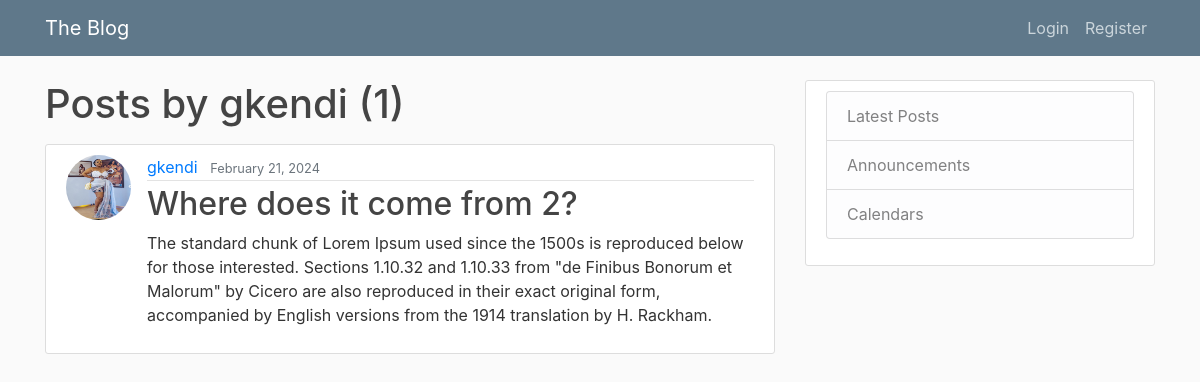
The app's page /user/gkendi, older data.
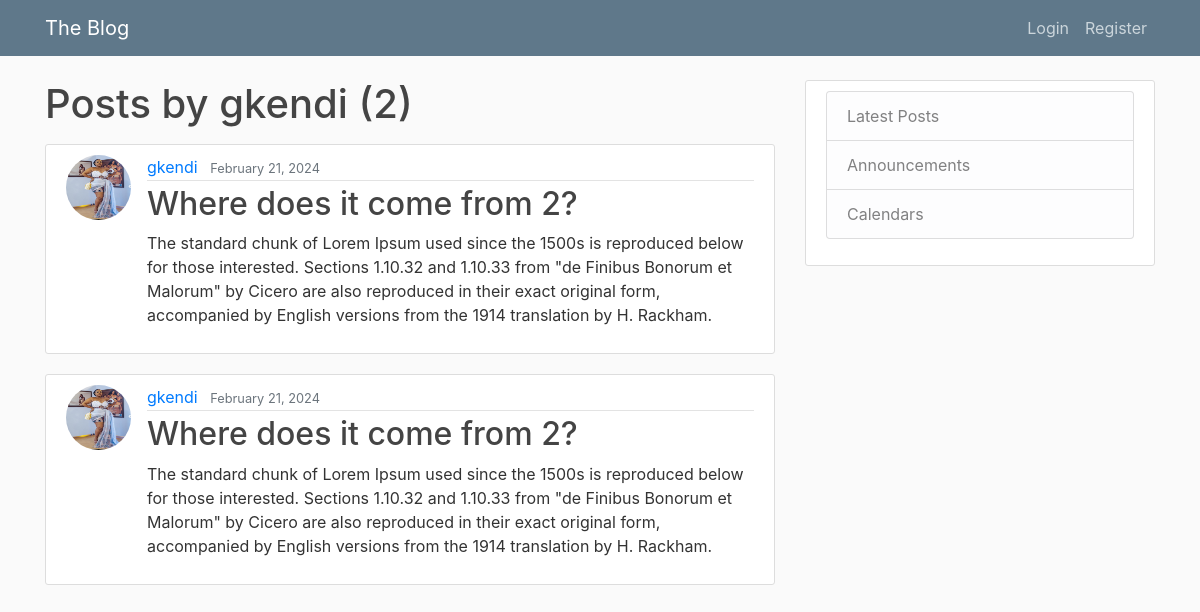
The same page, newer data.
### blogApp/models.py (models this page shows, shortened)
class Post(models.Model):
    title = models.CharField(max_length=100)
    content = models.TextField()
    date_posted = models.DateTimeField(default=timezone.now)
    author = models.ForeignKey(User, on_delete=models.CASCADE)

### users/models.py (models this page shows, shortened)
class Profile(models.Model):
    user = models.OneToOneField(User, on_delete=models.CASCADE)
    image = models.ImageField(default="default.png", upload_to="profile_pics")

### blogApp/views.py (the view)
# urls.py: path("user/<str:username>", UserPostListView.as_view(), name="user-posts"),
class UserPostListView(ListView):
    model = Post
    template_name = "blogApp/user_posts.html"
    context_object_name = "posts"
    paginate_by = 4
    def get_queryset(self):
        user = get_object_or_404(User, username=self.kwargs.get("username"))
        return Post.objects.filter(author=user).order_by("-date_posted")

### blogApp/templates/blogApp/user_posts.html (shortened to what this page needs)
{% extends "blogApp/base.html" %} {% block content %}
<h1 class="mb-3">Posts by {{ view.kwargs.username }} ({{ page_obj.paginator.count }})</h1>
{% for post in posts %}
<article class="media content-section">
  <img class="rounded-circle article-img" src="{{ post.author.profile.image.url }}">
  <div class="media-body">
    <div class="article-metadata">
      <a class="mr-2" href="{% url 'user-posts' post.author.username %}">{{ post.author }}</a>
      <small class="text-muted">{{ post.date_posted|date:'F d, Y' }}</small>
    </div>
    <h2><a class="article-title" href="{% url 'post-detail' post.id %}">{{ post.title }}</a></h2>
    <p class="article-content">{{ post.content }}</p>
  </div>
</article>
{% endfor %}
{% endblock content %}

### blogApp/templates/blogApp/base.html (shortened to what this page needs)
{% load static %}
<!DOCTYPE html>
<html lang="en">
  <head>
    <link
      rel="stylesheet"
      href="https://cdn.jsdelivr.net/npm/bootstrap@4.0.0/dist/css/bootstrap.min.css"
    />
  <link
  rel='stylesheet'
  type='text/css'
  href='{% static "blogApp/main.css" %}'
  />
  </head>
  <body>
    <header class="site-header">
      <nav class="navbar navbar-expand-md navbar-dark bg-steel fixed-top">
        <div class="container">
          <a class="navbar-brand mr-4" href="/">The Blog</a>
          <div class="collapse navbar-collapse" id="navbarToggle">
            <div class="navbar-nav">
             {% if user.is_authenticated %}
                <a class="nav-item nav-link" href="{% url "post-create" %}">New Post</a>
                <a class="nav-item nav-link" href="{% url "profile" %}">Profile</a>
                <a class="nav-item nav-link" href="{% url "logout" %}">Logout</a>
              {% else %}
                <a class="nav-item nav-link" href="{% url "login" %}">Login</a>
                <a class="nav-item nav-link" href="{% url "register" %}">Register</a>
              {% endif %}
            </div>
          </div>
        </div>
      </nav>
    </header>
    <main role="main" class="container">
      <div class="row">
        <div class="col-md-8">
          {% block content %}
          {% endblock content %}
        </div>
        <div class="col-md-4">
          <div class="content-section">
              <ul class="list-group">
                <li class="list-group-item list-group-item-light">Latest Posts</li>
                <li class="list-group-item list-group-item-light">Announcements</li>
                <li class="list-group-item list-group-item-light">Calendars</li>
              </ul>
          </div>
        </div>
      </div>
    </main>
  </body>
</html>

### blogApp/static/blogApp/main.css (style rules this page uses)
body { background: #fafafa; color: #333333; margin-top: 5rem; }
h1, h2, h3, h4, h5, h6 { color: #444444; }
ul { margin: 0; }
.bg-steel { background-color: #5f788a; }
.site-header .navbar-nav .nav-link { color: #cbd5db; }
.content-section { background: #ffffff; padding: 10px 20px; border: 1px solid #dddddd; border-radius: 3px; margin-bottom: 20px; }
.article-title { color: #444444; }
.article-content { white-space: pre-line; }
.article-img { height: 65px; width: 65px; margin-right: 16px; }
.article-metadata { padding-bottom: 1px; margin-bottom: 4px; border-bottom: 1px solid #e3e3e3 }

Row changes from the older to the newer data that the page shows:
added Post: author.profile.image (placeholder picture), author "gkendi", date_posted "February 21, 2024", title "Where does it come from 2?", content "The standard chunk of Lorem Ipsum used since the 1500s is reproduced below for those interested. Sections 1.10.32 and 1.10.33 from \"de Finibus Bonorum et Malorum\" by Cicero are also reproduced in their exact original form, accompanied by English versions from the 1914 translation by H. Rackham."
Text that changed along with them:
{{ page_obj.paginator.count }}: "1" → "2"
